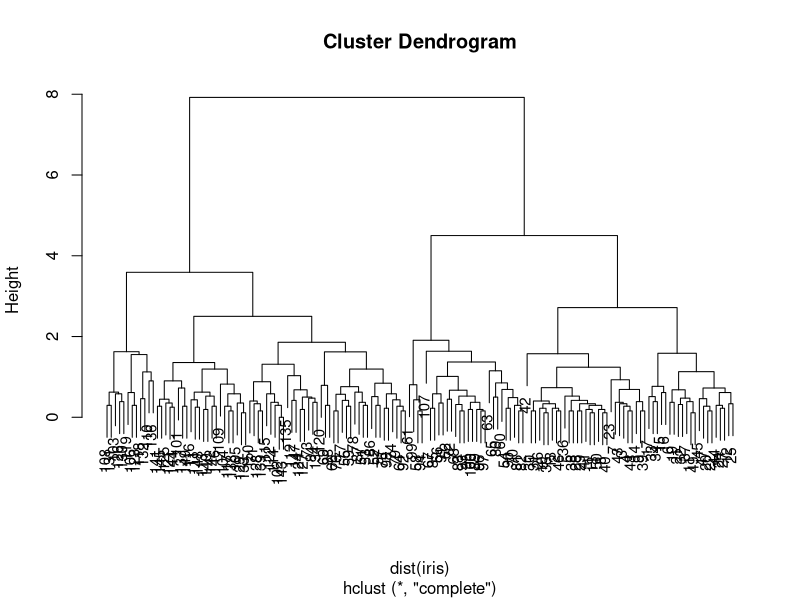

Write R code to recreate this figure.
library(cluster)
hc_complete<-hclust(dist(iris),method="complete")
plot(hc_complete,mean="Hierarchical Clustering complete",cex=0.9)
cut<-cutree(hc_complete,3)
cut
table(cut,iris$Species)